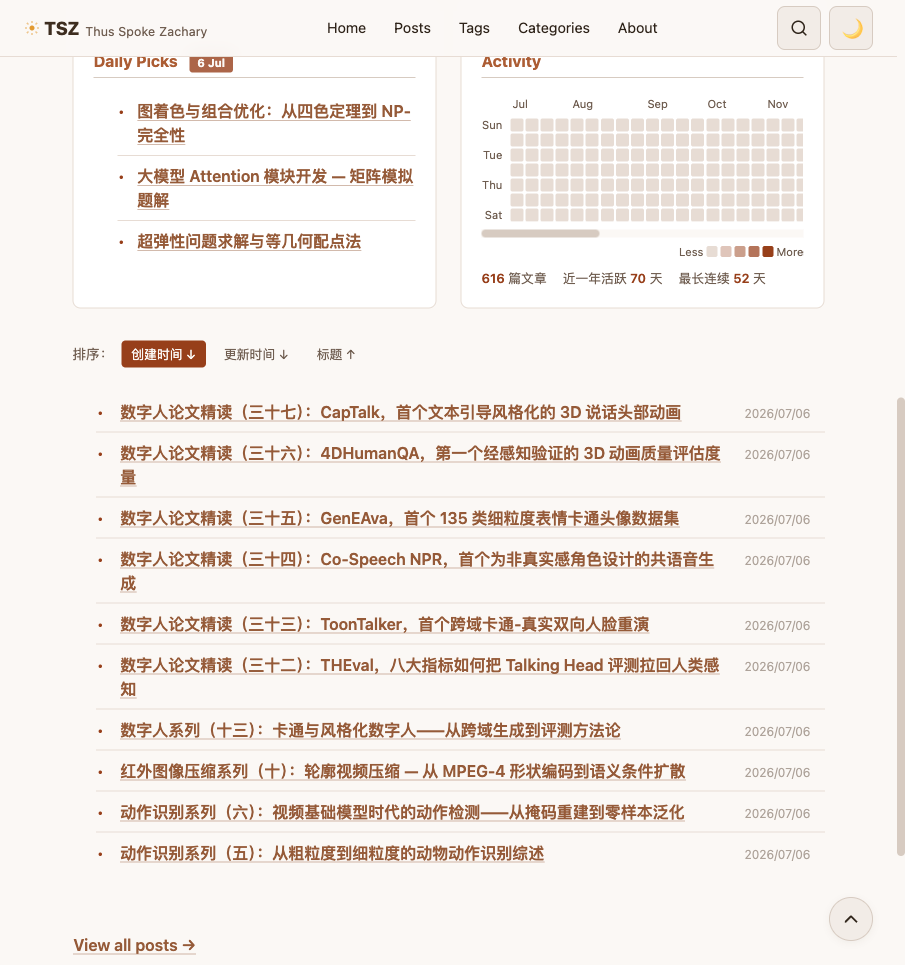
#> input picture daily-picks-activity-cards.png, 905 x 965 px
$ python convert-figures.py ../daily-picks-activity-cards.png --output out.png
#> lines starting #> are read from the running program, lines starting #| are printed output that depends on the picture; after the words box and inside, x2 and y2 are one past the last pixel; in counts of white or black regions, pixels touching at a corner belong together
#> in convert_image_to_webp, img is the input picture: PIL image 905x965 RGB; mean R, G, B 244.3, 238.2, 233.7
#!/usr/bin/env python3
"""
convert-figures.py — 论文图片统一转换工具

将 arXiv e-print tarball 中的 PDF/EPS 图片直接转换为 WebP（300 DPI）。
也支持 PNG/JPG 输入直接转 WebP。

用法:
    # 转换单个文件
    python3 scripts/convert-figures.py input.pdf -o output.webp

    # 转换目录下所有图片
    python3 scripts/convert-figures.py raw/<slug>/figures/<slug>/ -o media/images/<slug>/

    # 指定 DPI（默认 300）
    python3 scripts/convert-figures.py input.pdf -o output.webp --dpi 150

    # 指定质量（默认 90）
    python3 scripts/convert-figures.py input.pdf -o output.webp --quality 85

依赖: PyMuPDF (fitz), Pillow
"""

import argparse
import os
import sys
from pathlib import Path

# Windows 控制台默认 GBK，print 带 emoji(✅→ 等)会 UnicodeEncodeError；统一成 utf-8。
try:
    sys.stdout.reconfigure(encoding="utf-8", errors="replace")
    sys.stderr.reconfigure(encoding="utf-8", errors="replace")
except Exception:
    pass

try:
    import fitz  # PyMuPDF
except ImportError:
    print("错误: 需要安装 PyMuPDF: pip install PyMuPDF", file=sys.stderr)
    sys.exit(1)

try:
    from PIL import Image
except ImportError:
    print("错误: 需要安装 Pillow: pip install Pillow", file=sys.stderr)
    sys.exit(1)


SUPPORTED_INPUT = {'.pdf', '.eps', '.png', '.jpg', '.jpeg', '.bmp', '.tiff', '.tif', '.gif'}


def crop_whitespace(img, padding_pct=0.02, threshold=None):
    """自动裁剪图片四周的留白

    自适应检测背景色，对非纯白背景（如灰度 248）同样有效。

    Args:
        img: PIL Image (RGB)
        padding_pct: 裁剪后保留的边距百分比（相对于短边），默认 2%
        threshold: 灰度阈值，>= threshold 视为背景。None 时自动检测背景色。
    Returns:
        裁剪后的 PIL Image
    """
#> called with padding_pct = 0.02
    import numpy as np
    gray = np.array(img.convert('L'))
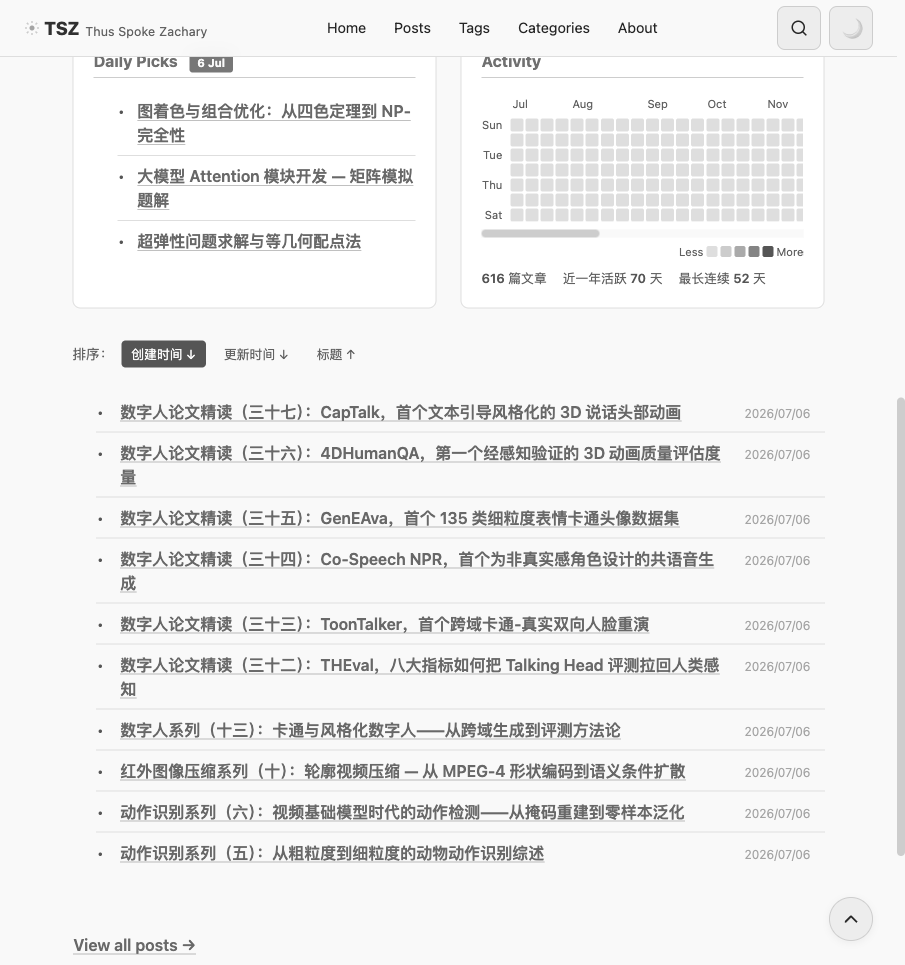
#> gray: shape (965, 905); min 37, max 255, mean 239.8
    h, w = gray.shape
#> h = 965; w = 905

    # 自动检测背景色：取四角 10% 区域的中位数灰度
    bg_level = None
    if threshold is None:
        corner_size_h = max(10, h // 10)
#> corner_size_h = 96
        corner_size_w = max(10, w // 10)
#> corner_size_w = 90
        corners = np.concatenate([
            gray[:corner_size_h, :corner_size_w].ravel(),
            gray[:corner_size_h, -corner_size_w:].ravel(),
            gray[-corner_size_h:, :corner_size_w].ravel(),
            gray[-corner_size_h:, -corner_size_w:].ravel(),
        ])
        bg_level = int(np.median(corners))
#> bg_level = 249
        # threshold = 背景色 - 8，确保比背景稍暗的像素被识别为内容
        threshold = max(0, bg_level - 8)
#> threshold = 241

    # 行/列级别的内容检测：与背景差异明显的像素比例。
    # 只找"比背景暗"的像素会把深色画面（油画天空、中性灰机身）整片当成留白，
    # 这里改为双向判定：明显亮于或暗于背景都算内容。
    content_mask = np.abs(gray.astype(np.int16) - bg_level) > 8
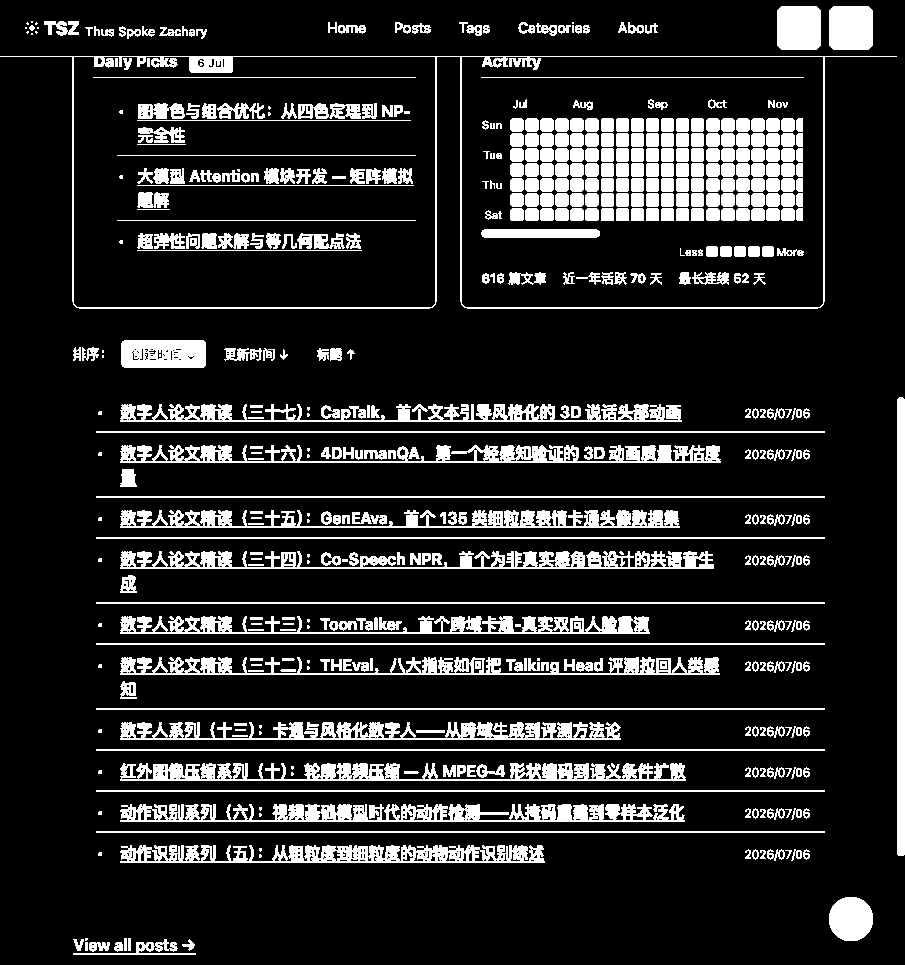
#> content_mask: shape (965, 905) bool; 15.7% white; 513 white regions (57 under 20 px), largest, box (x1, y1, x2, y2) and area: (120, 804, 685, 822) 6727, (120, 763, 686, 781) 5848, (0, 56, 897, 309) 5764
    row_content_pct = content_mask.mean(axis=1)  # 每行的内容像素比例
#> row_content_pct = 965 values, max 0.991 at index 56, min 0 at index 0, mean 0.157
    col_content_pct = content_mask.mean(axis=0)  # 每列的内容像素比例
#> col_content_pct = 905 values, max 0.476 at index 899, min 0.00104 at index 0, mean 0.157

    # 内容像素比例 > 0.3% 的行/列视为有内容（容忍少量噪点）
    content_rows = np.where(row_content_pct > 0.003)[0]
#> content_rows = 849 values from 6 to 954
    content_cols = np.where(col_content_pct > 0.003)[0]
#> content_cols = 847 values from 25 to 904

    if len(content_rows) == 0 or len(content_cols) == 0:
        # 整张图都是背景，不裁剪
        return img

    top, bottom = content_rows[0], content_rows[-1]
#> top = 6; bottom = 954
    left, right = content_cols[0], content_cols[-1]
#> left = 25; right = 904

    # 计算边距：短边的 padding_pct，最小 10px
    min_dim = min(w, h)
#> min_dim = 905
    pad = max(10, int(min_dim * padding_pct))
#> pad = 18

    # 扩展 bbox，但不超过图片边界
    left = max(0, left - pad)
#> left = 7
    top = max(0, top - pad)
#> top = 0
    right = min(w, right + pad)
#> right = 905
    bottom = min(h, bottom + pad)
#> bottom = 965

    cropped = img.crop((left, top, right, bottom))
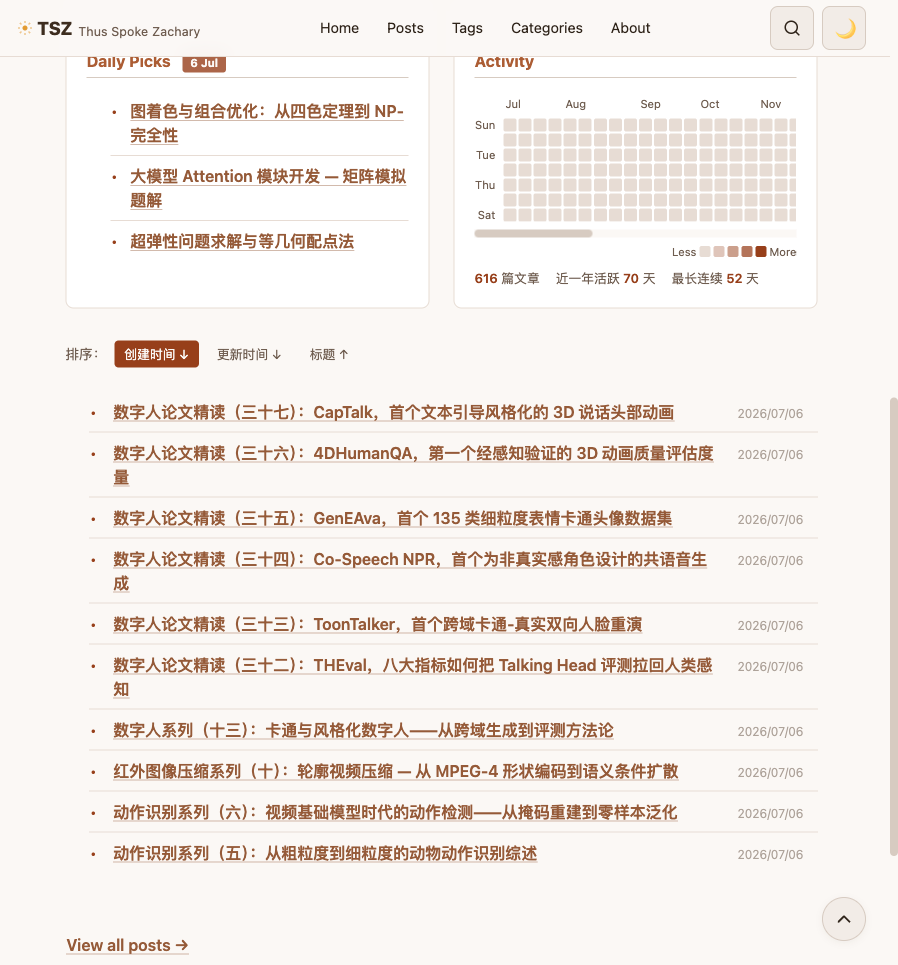
#> cropped: PIL image 898x965 RGB; mean R, G, B 244.3, 238.1, 233.6

    # 记录裁剪信息
    orig_w, orig_h = img.size
#> orig_w = 905; orig_h = 965
    crop_w, crop_h = cropped.size
#> crop_w = 898; crop_h = 965
    removed_w = orig_w - crop_w
#> removed_w = 7
    removed_h = orig_h - crop_h
#> removed_h = 0
    if removed_w > 5 or removed_h > 5:
        pct_w = removed_w / orig_w * 100
#> pct_w = 0.773
        pct_h = removed_h / orig_h * 100
#> pct_h = 0
        bg_info = f"bg≈{bg_level}" if bg_level is not None else "manual"
#> bg_info = 'bg≈249'
        print(f"     裁剪留白: {orig_w}x{orig_h} → {crop_w}x{crop_h} (去除 {pct_w:.0f}% W, {pct_h:.0f}% H) [{bg_info}, thresh={threshold}]")
#|      裁剪留白: 905x965 → 898x965 (去除 1% W, 0% H) [bg≈249, thresh=241]

    return cropped


# [15 lines left out: function convert_pdf_to_webp, not called in this run]


def convert_image_to_webp(img_path, out_path, dpi=300, quality=90, crop=True, padding_pct=0.02):
    """将 PNG/JPG 等光栅图裁剪留白并转 WebP"""
    img = Image.open(str(img_path))
    if img.mode in ('RGBA', 'LA', 'P'):
        img = img.convert('RGB')
    elif img.mode != 'RGB':
        img = img.convert('RGB')

    if crop:
        img = crop_whitespace(img, padding_pct)

    img.save(str(out_path), "WEBP", quality=quality)
    return img.size


def convert_one(input_path, output_path, dpi=300, quality=90, crop=True, padding_pct=0.02):
    """转换单个文件"""
    input_path = Path(input_path)
    output_path = Path(output_path)

    if not input_path.exists():
        print(f"  ❌ 文件不存在: {input_path}", file=sys.stderr)
        return False

    ext = input_path.suffix.lower()

    if ext == '.pdf':
        w, h = convert_pdf_to_webp(input_path, output_path, dpi, quality, crop, padding_pct)
    elif ext == '.eps':
        # EPS 需要 Ghostscript；尝试用 fitz 打开，失败则跳过
        try:
            w, h = convert_pdf_to_webp(input_path, output_path, dpi, quality, crop, padding_pct)
        except Exception:
            print(f"  ⚠️ EPS 转换失败（需 Ghostscript）: {input_path}", file=sys.stderr)
            return False
    elif ext in ('.png', '.jpg', '.jpeg', '.bmp', '.tiff', '.tif', '.gif'):
        w, h = convert_image_to_webp(input_path, output_path, dpi, quality, crop, padding_pct)
#> w = 898
    else:
        print(f"  ⚠️ 不支持的格式: {ext} ({input_path})", file=sys.stderr)
        return False

#> (the run stopped early here; a loop or call above may not have finished)
